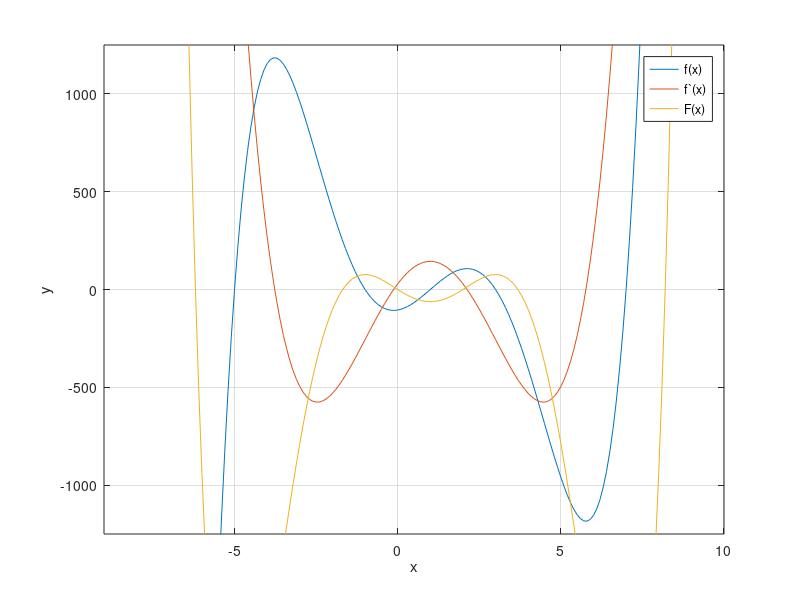

Recreate this plot in MATLAB.
%functions
f = @(x) x.^5 - 5*x.^4 - 30*x.^3 + 110*x.^2 + 29*x -105;
fab = @(x) 5*x.^4 -20*x.^3-90*x.^2 + 220*x + 29;
fst = @(x) 1/6*x.^6 - 5/5*x.^5 - 30/4*x.^4 + 110/3*x.^3 + 29/2*x.^2-105*x;

%intervall
x = -100:0.1:100;

plot(x, f(x), x, fab(x), x, fst(x));grid on
xlabel('x');
ylabel('y');

ylim([-1250,1250]);
xlim([-9,10]);

legend('f(x)','f`(x)','F(x)');
